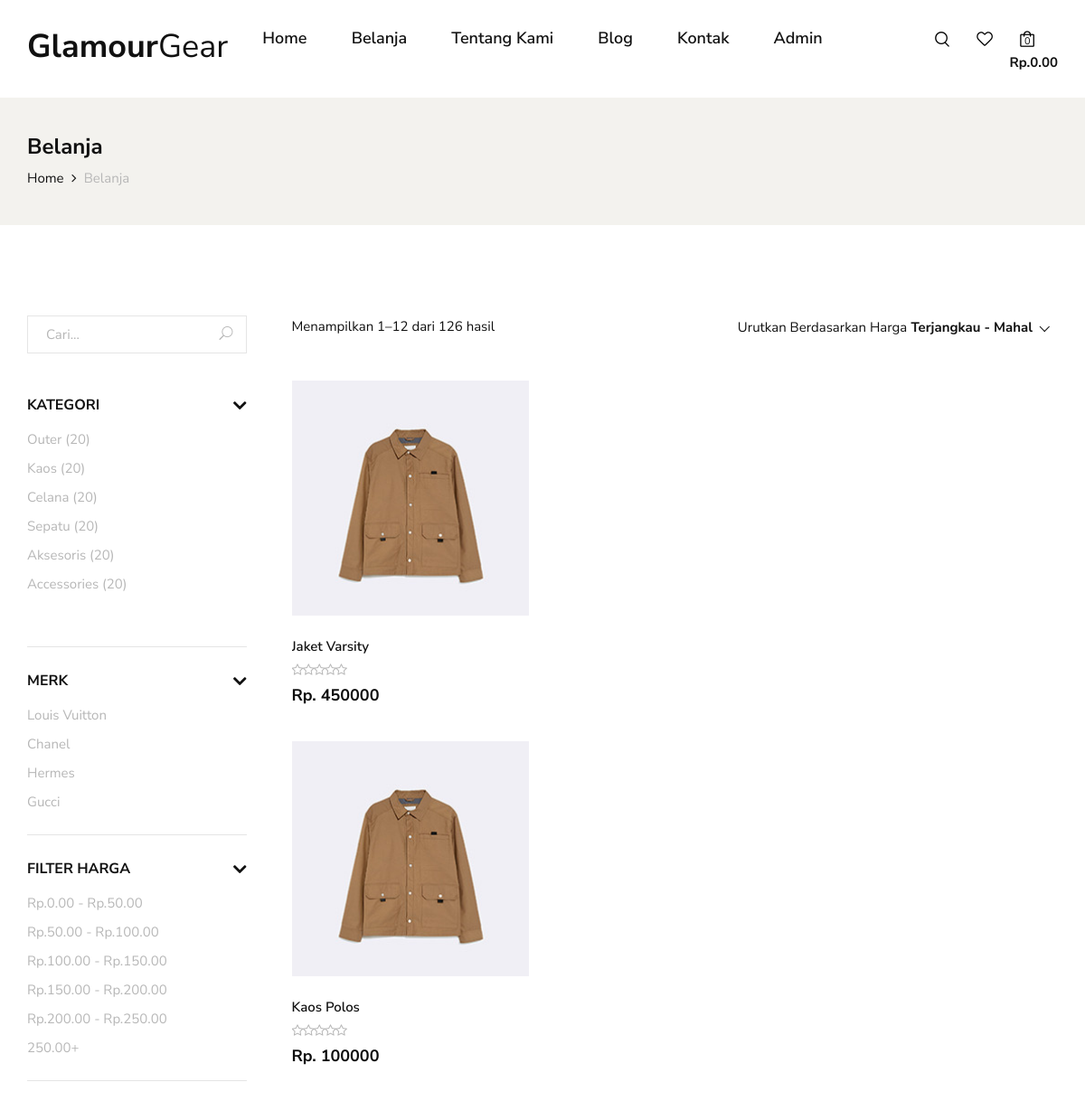
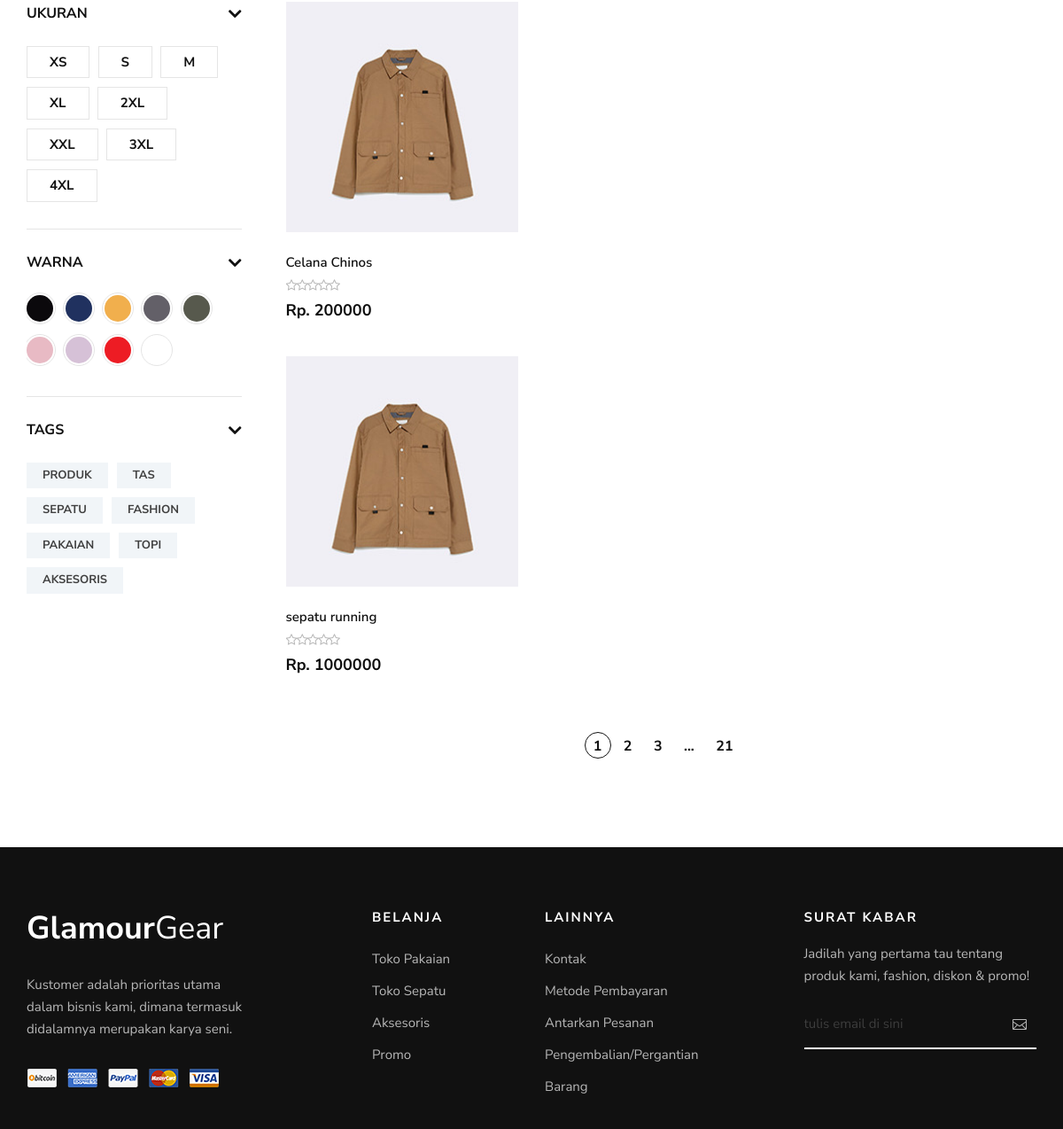
The page /shop.php on the database its author committed (2 pictures, top to bottom).
### tables this page shows
CREATE TABLE `produk` (
  `id` int(11) NOT NULL,
  `kode` varchar(3) DEFAULT NULL,
  `nama` varchar(45) NOT NULL,
  `ukuran` varchar(45) NOT NULL,
  `warna` varchar(45) NOT NULL,
  `stok` int(11) DEFAULT 0,
  `harga` double NOT NULL,
  `jenis_produk_id` int(11) DEFAULT NULL
);

### shop.php (the view, shortened to what this page needs)
<!DOCTYPE html>
<html lang="zxx">
<?php include('plugins/header.php'); ?>
<?php include('backend/config/dbkoneksi.php'); ?>
<?php
$sql = "SELECT * FROM produk";
$rs = $dbh->query($sql);
?>
<body>
    <?php include('plugins/navbar.php'); ?>
    <section class="breadcrumb-option">
        <div class="container">
            <div class="row">
                <div class="col-lg-12">
                    <div class="breadcrumb__text">
                        <h4>Belanja</h4>
                        <div class="breadcrumb__links">
                            <a href="./index.php">Home</a>
                            <span>Belanja</span>
                        </div>
                    </div>
                </div>
            </div>
        </div>
    </section>
    <section class="shop spad">
        <div class="container">
            <div class="row">
                <div class="col-lg-3">
                    <div class="shop__sidebar">
                        <div class="shop__sidebar__search">
                            <form action="#">
                                <input type="text" placeholder="Cari...">
                                <button type="submit"><span class="icon_search"></span></button>
                            </form>
                        </div>
                        <div class="shop__sidebar__accordion">
                            <div class="accordion" id="accordionExample">
                                <div class="card">
                                    <div class="card-heading">
                                        <a data-toggle="collapse" data-target="#collapseOne">Kategori</a>
                                    </div>
                                    <div id="collapseOne" class="collapse show" data-parent="#accordionExample">
                                        <div class="card-body">
                                            <div class="shop__sidebar__categories">
                                                <ul class="nice-scroll">
                                                    <li><a href="#">Outer (20)</a></li>
                                                    <li><a href="#">Kaos (20)</a></li>
                                                    <li><a href="#">Celana (20)</a></li>
                                                    <li><a href="#">Sepatu (20)</a></li>
                                                    <li><a href="#">Aksesoris (20)</a></li>
                                                    <li><a href="#">Accessories (20)</a></li>
                                                </ul>
                                            </div>
                                        </div>
                                    </div>
                                </div>
                                <div class="card">
                                    <div class="card-heading">
                                        <a data-toggle="collapse" data-target="#collapseTwo">Merk</a>
                                    </div>
                                    <div id="collapseTwo" class="collapse show" data-parent="#accordionExample">
                                        <div class="card-body">
                                            <div class="shop__sidebar__brand">
                                                <ul>
                                                    <li><a href="#">Louis Vuitton</a></li>
                                                    <li><a href="#">Chanel</a></li>
                                                    <li><a href="#">Hermes</a></li>
                                                    <li><a href="#">Gucci</a></li>
                                                </ul>
                                            </div>
                                        </div>
                                    </div>
                                </div>
                                <div class="card">
                                    <div class="card-heading">
                                        <a data-toggle="collapse" data-target="#collapseThree">Filter Harga</a>
                                    </div>
                                    <div id="collapseThree" class="collapse show" data-parent="#accordionExample">
                                        <div class="card-body">
                                            <div class="shop__sidebar__price">
                                                <ul>
                                                    <li><a href="#">Rp.0.00 - Rp.50.00</a></li>
                                                    <li><a href="#">Rp.50.00 - Rp.100.00</a></li>
                                                    <li><a href="#">Rp.100.00 - Rp.150.00</a></li>
                                                    <li><a href="#">Rp.150.00 - Rp.200.00</a></li>
                                                    <li><a href="#">Rp.200.00 - Rp.250.00</a></li>
                                                    <li><a href="#">250.00+</a></li>
                                                </ul>
                                            </div>
                                        </div>
                                    </div>
                                </div>
                                <div class="card">
                                    <div class="card-heading">
                                        <a data-toggle="collapse" data-target="#collapseFour">Ukuran</a>
                                    </div>
                                    <div id="collapseFour" class="collapse show" data-parent="#accordionExample">
                                        <div class="card-body">
                                            <div class="shop__sidebar__size">
                                                <label for="xs">xs
                                                </label>
                                                <label for="sm">s
                                                </label>
                                                <label for="md">m
                                                </label>
                                                <label for="xl">xl
                                                </label>
                                                <label for="2xl">2xl
                                                </label>
                                                <label for="xxl">xxl
                                                </label>
                                                <label for="3xl">3xl
                                                </label>
                                                <label for="4xl">4xl
                                                </label>
                                            </div>
                                        </div>
                                    </div>
                                </div>
                                <div class="card">
                                    <div class="card-heading">
                                        <a data-toggle="collapse" data-target="#collapseFive">Warna</a>
                                    </div>
                                    <div id="collapseFive" class="collapse show" data-parent="#accordionExample">
                                        <div class="card-body">
                                            <div class="shop__sidebar__color">
                                                <label class="c-1" for="sp-1">
                                                </label>
                                                <label class="c-2" for="sp-2">
                                                </label>
                                                <label class="c-3" for="sp-3">
                                                </label>
                                                <label class="c-4" for="sp-4">
                                                </label>
                                                <label class="c-5" for="sp-5">
                                                </label>
                                                <label class="c-6" for="sp-6">
                                                </label>
                                                <label class="c-7" for="sp-7">
                                                </label>
                                                <label class="c-8" for="sp-8">
                                                </label>
                                                <label class="c-9" for="sp-9">
                                                </label>
                                            </div>
                                        </div>
                                    </div>
                                </div>
                                <div class="card">
                                    <div class="card-heading">
                                        <a data-toggle="collapse" data-target="#collapseSix">Tags</a>
                                    </div>
                                    <div id="collapseSix" class="collapse show" data-parent="#accordionExample">
                                        <div class="card-body">
                                            <div class="shop__sidebar__tags">
                                                <a href="#">Produk</a>
                                                <a href="#">Tas</a>
                                                <a href="#">Sepatu</a>
                                                <a href="#">Fashion</a>
                                                <a href="#">Pakaian</a>
                                                <a href="#">Topi</a>
                                                <a href="#">Aksesoris</a>
                                            </div>
                                        </div>
                                    </div>
                                </div>
                            </div>
                        </div>
                    </div>
                </div>
                <div class="col-lg-9">
                    <div class="shop__product__option">
                        <div class="row">
                            <div class="col-lg-6 col-md-6 col-sm-6">
                                <div class="shop__product__option__left">
                                    <p>Menampilkan 1–12 dari 126 hasil</p>
                                </div>
                            </div>
                            <div class="col-lg-6 col-md-6 col-sm-6">
                                <div class="shop__product__option__right">
                                    <p>Urutkan Berdasarkan Harga</p>
                                </div>
                            </div>
                        </div>
                    </div>
                    <?php
                            foreach ($rs as $row) {
                    ?>
                    <div class="row">
                        <div class="col-lg-4 col-md-6 col-sm-6">
                            <div class="product__item">
                                <div class="product__item__pic set-bg" data-setbg="img/product/product-2.jpg">
                                </div>
                                <div class="product__item__text">
                                    <h6><?php echo $row['nama']; ?></h6>
                                    <div class="rating">
                                        <i class="fa fa-star-o"></i>
                                        <i class="fa fa-star-o"></i>
                                        <i class="fa fa-star-o"></i>
                                        <i class="fa fa-star-o"></i>
                                        <i class="fa fa-star-o"></i>
                                    </div>
                                    <h5>Rp. <?php echo $row['harga']; ?></h5>
                                </div>
                            </div>
                        </div>
                    </div>
                    <?php }?>
                    <div class="row">
                        <div class="col-lg-12">
                            <div class="product__pagination">
                                <a class="active" href="#">1</a>
                                <a href="#">2</a>
                                <a href="#">3</a>
                                <span>...</span>
                                <a href="#">21</a>
                            </div>
                        </div>
                    </div>
                </div>
            </div>
        </div>
    </section>
    <?php include('plugins/footer.php');?>
</body>
</html>

### rows shown on the page
produk: nama "Jaket Varsity", harga "450000"
produk: nama "Kaos Polos", harga "100000"
produk: nama "Celana Chinos", harga "200000"
produk: nama "sepatu running", harga "1000000"
